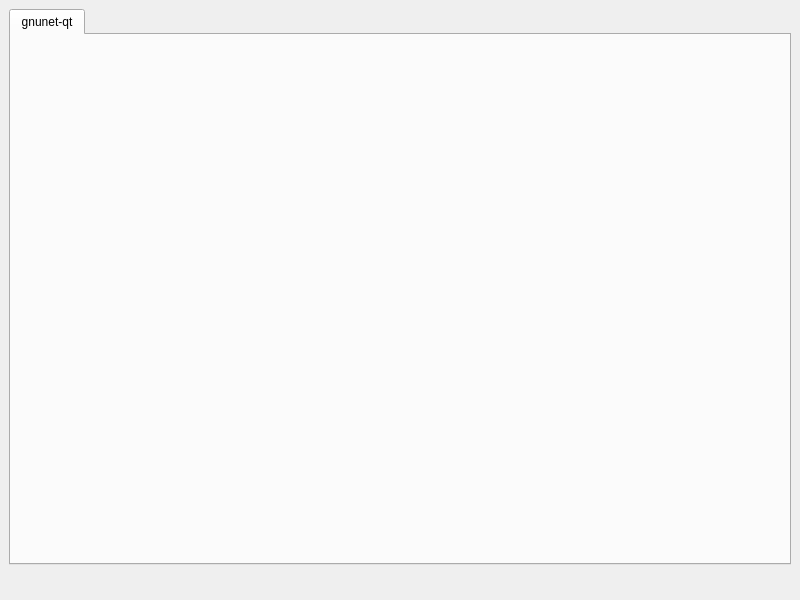
<ui version="4.0" >
 <class>WndMain</class>
 <widget class="QMainWindow" name="WndMain" >
  <property name="geometry" >
   <rect>
    <x>0</x>
    <y>0</y>
    <width>800</width>
    <height>600</height>
   </rect>
  </property>
  <property name="sizePolicy" >
   <sizepolicy vsizetype="Maximum" hsizetype="Maximum" >
    <horstretch>0</horstretch>
    <verstretch>0</verstretch>
   </sizepolicy>
  </property>
  <property name="windowTitle" >
   <string>GNUnet, GNU's Peer-To-Peer Network</string>
  </property>
  <property name="windowIcon" >
   <iconset resource="../../pixmaps/pixmaps.qrc" >:/pixmaps/gnunet-logo-small.png</iconset>
  </property>
  <widget class="QWidget" name="centralwidget" >
   <layout class="QVBoxLayout" >
    <property name="spacing" >
     <number>6</number>
    </property>
    <property name="leftMargin" >
     <number>9</number>
    </property>
    <property name="topMargin" >
     <number>9</number>
    </property>
    <property name="rightMargin" >
     <number>9</number>
    </property>
    <property name="bottomMargin" >
     <number>9</number>
    </property>
    <item>
     <widget class="QTabWidget" name="tabWidget" >
      <property name="currentIndex" >
       <number>0</number>
      </property>
      <widget class="QWidget" name="tabRoot" >
       <attribute name="title" >
        <string>gnunet-qt</string>
       </attribute>
      </widget>
     </widget>
    </item>
    <item>
     <layout class="QHBoxLayout" >
      <item>
       <widget class="QLabel" name="statusIcon" >
        <property name="text" >
         <string/>
        </property>
       </widget>
      </item>
      <item>
       <widget class="QLabel" name="statusText" >
        <property name="text" >
         <string/>
        </property>
       </widget>
      </item>
      <item>
       <spacer>
        <property name="orientation" >
         <enum>Qt::Horizontal</enum>
        </property>
        <property name="sizeHint" >
         <size>
          <width>40</width>
          <height>20</height>
         </size>
        </property>
       </spacer>
      </item>
      <item>
       <widget class="QLabel" name="networkIcon" >
        <property name="text" >
         <string/>
        </property>
       </widget>
      </item>
      <item>
       <widget class="QLabel" name="networkText" >
        <property name="text" >
         <string/>
        </property>
       </widget>
      </item>
     </layout>
    </item>
   </layout>
  </widget>
  <widget class="QMenuBar" name="menu_Bar" >
   <property name="geometry" >
    <rect>
     <x>0</x>
     <y>0</y>
     <width>800</width>
     <height>21</height>
    </rect>
   </property>
  </widget>
 </widget>
 <resources>
  <include location="../../pixmaps/pixmaps.qrc" />
 </resources>
 <connections/>
</ui>
